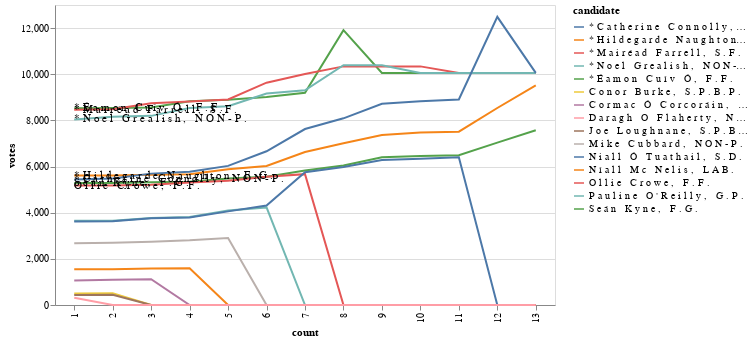

Notebook cell for this chart:
### Code cell
charter(count_details)

### Figure 1 — Vega-Lite specification as saved in the notebook (floating-point values rounded to 4 significant figures; data arrays with more than 128 entries replaced by an {"elided": "..."} marker saying what was removed)
{"config": {"view": {"continuousWidth": 400, "continuousHeight": 300}}, "layer": [{"data": {"name": "data-639a29e72b2415f9b0a4da5c0905da97"}, "mark": "line", "encoding": {"color": {"field": "candidate", "type": "nominal"}, "tooltip": [{"field": "candidate", "type": "nominal"}, {"field": "count", "type": "quantitative"}, {"field": "votes", "type": "quantitative"}], "x": {"field": "count", "type": "ordinal"}, "y": {"field": "votes", "type": "quantitative"}}, "width": 500}, {"data": {"name": "data-418330df6a526e03d85f50e14519501f"}, "mark": {"type": "text", "align": "left"}, "encoding": {"text": {"field": "candidate", "type": "nominal"}, "x": {"field": "count", "type": "ordinal"}, "y": {"field": "votes", "type": "quantitative"}}}], "$schema": "https://vega.github.io/schema/vega-lite/v4.17.0.json", "datasets": {"data-639a29e72b2415f9b0a4da5c0905da97": {"elided": "195 records"}, "data-418330df6a526e03d85f50e14519501f": [{"candidate": "* É a m o n   C u í v   Ó ,   F . F .", "count": 1, "votes": 8522}, {"candidate": "* M a i r é a d   F a r r e l l ,   S . F .", "count": 1, "votes": 8464}, {"candidate": "* N o e l   G r e a l i s h ,   N O N - P .", "count": 1, "votes": 8043}, {"candidate": "* H i l d e g a r d e   N a u g h t o n ,   F . G .", "count": 1, "votes": 5609}, {"candidate": "* C a t h e r i n e   C o n n o l l y ,   N O N - P .", "count": 1, "votes": 5439}, {"candidate": "S e á n   K y n e ,   F . G .", "count": 1, "votes": 5284}, {"candidate": "O l l i e   C r o w e ,   F . F .", "count": 1, "votes": 5175}]}}
